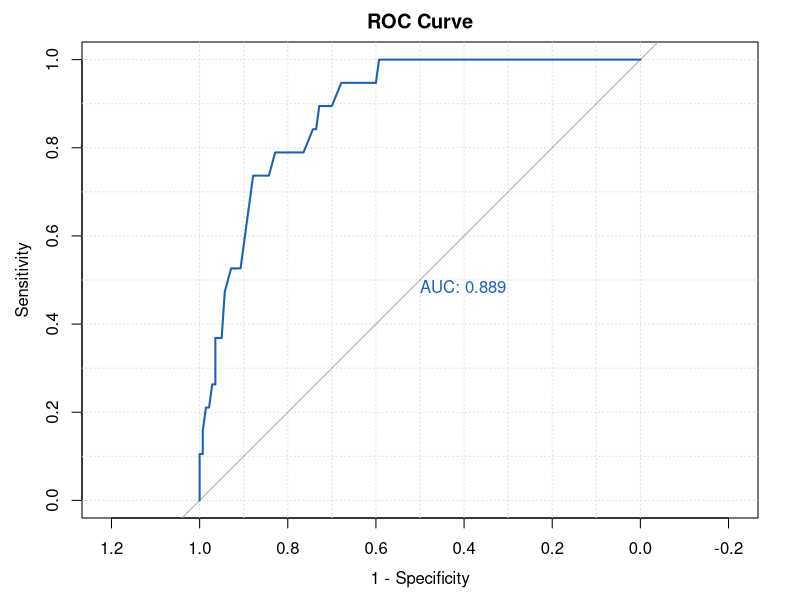

This figure's R source:
## ---- chunk 1
set.seed(1)
library(tidyverse)
library(caret)
library(dplyr)
library(pROC)
## ---- chunk 2
# Load the data
cohort <- read.csv("./eicu_cohort.csv")
features = c("apachescore")
## ---- chunk 3
# Split the data into training and testing sets
set.seed(50)
train_index <- createDataPartition(cohort$apachescore, times = 1, p = 0.7, list = FALSE)
train_set <- cohort[train_index, ]
test_set <- cohort[-train_index, ]
## ---- chunk 4
# Fit the logistic regression model
log_model <- glm(actualhospitalmortality ~ apachescore, data = train_set, family = binomial)
## ---- chunk 5
# Generate predictions (and print the first 10 predictions)
y_hat_test_prob <- predict(log_model, test_set[features], type="response")

# Round the probabilities to give 0 and 1 predictions (on 50% threshold)
y_hat_test_class = round(y_hat_test_prob,0)
y_hat_test_prob[1:10]
## ---- chunk 6
print(y_hat_test_class[1:10])
## ---- chunk 7
# Generate the confusion matrix
confusion <- confusionMatrix(as.factor(y_hat_test_class),
                             as.factor(test_set$actualhospitalmortality))

# Print the confusion matrix
print(confusion$table)
## ---- chunk 8
accuracy <- confusion$overall['Accuracy']
cat(sprintf("Accuracy (model) = %.2f\n", accuracy))
## ---- chunk 9
# Create a vector of zeros with the same length as the test set
zeros <- rep(0, length(test_set$actualhospitalmortality))
zeros_factor <- factor(zeros, levels = c(0, 1))

# Calculate accuracy
confusion_zeros <- confusionMatrix(zeros_factor, as.factor(test_set$actualhospitalmortality))
accuracy_zeros <- confusion_zeros$overall['Accuracy']

# Print the accuracy
cat(sprintf("Accuracy (zeros) = %.2f\n", accuracy_zeros))
## ---- chunk 10
# Create the ROC curve
roc_curve <- roc(test_set$actualhospitalmortality, y_hat_test_prob)

# Plot the ROC curve
plot(roc_curve,
     main = "ROC Curve",
     col = "#1c61b6",
     print.auc = TRUE,
     grid = TRUE,
     xlim = c(1, 0),
     ylim = c(0, 1),
     xlab = "1 - Specificity",
     ylab = "Sensitivity")
